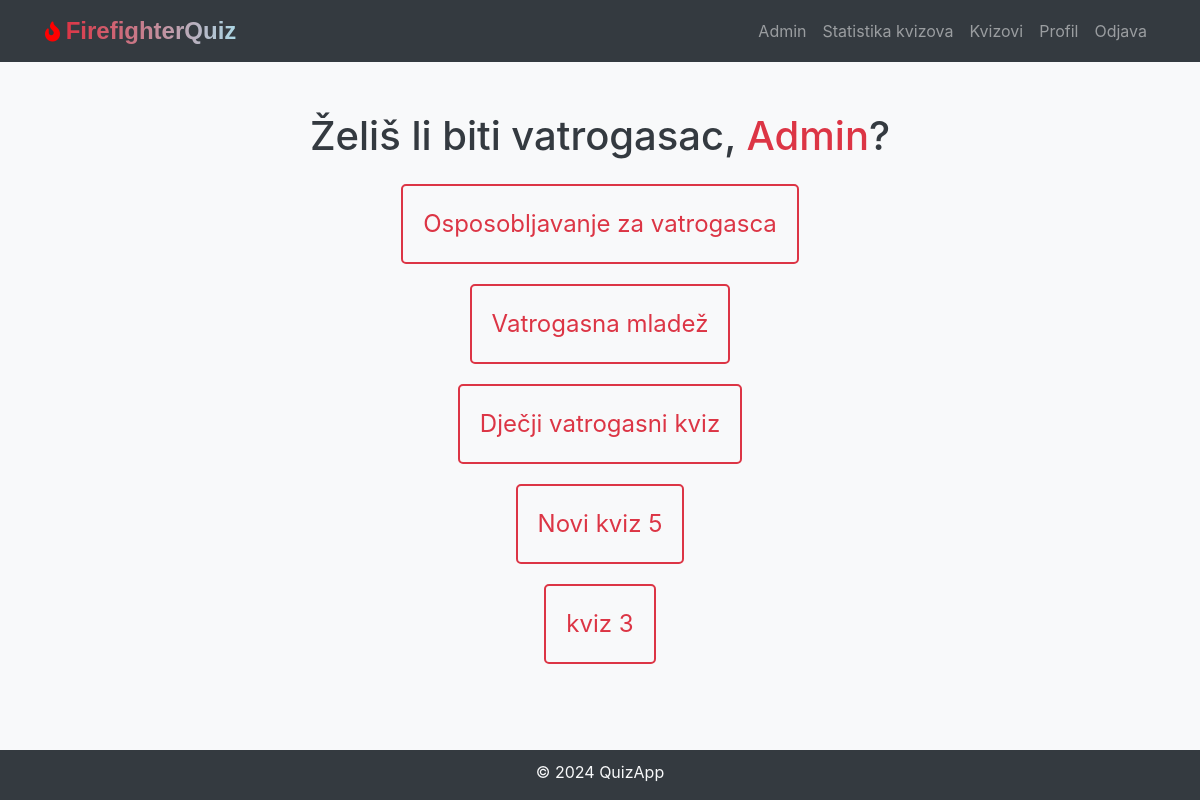
The page /welcome (signed in) on the database as committed earlier.
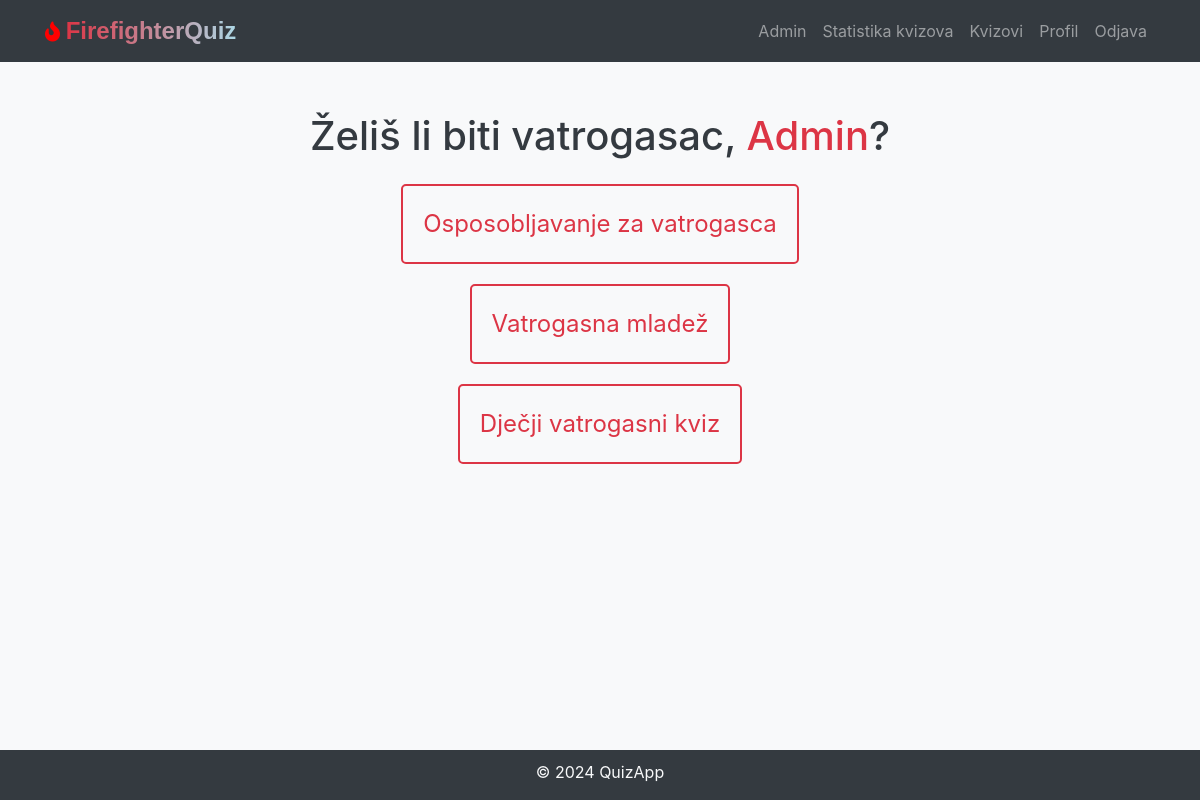
The same page on the database as committed later.
### models.py (models this page shows, shortened)
class User(db.Model, UserMixin):
    id = db.Column(db.Integer, primary_key=True)
    username = db.Column(db.String(20), unique=True, nullable=False)
    first_name = db.Column(db.String(50), nullable=False)
    last_name = db.Column(db.String(50), nullable=False)
    email = db.Column(db.String(120), unique=True, nullable=False)
    password_hash = db.Column(db.String(128), nullable=False)
    quiz_scores = db.relationship('QuizScore', backref='user', lazy=True)
    is_admin = db.Column(db.Boolean, default=False, nullable=False)

class Quiz(db.Model):
    id = db.Column(db.Integer, primary_key=True)
    quiz_name = db.Column(db.String(255), nullable=False)
    questions = db.relationship('Question', backref='quiz', lazy=True, cascade='all, delete-orphan')
    quiz_scores = db.relationship('QuizScore', backref='quiz', lazy=True, cascade='all, delete-orphan')

### views.py (the view)
@views_app.route('/welcome')
@login_required
def welcome():
    quizzes = Quiz.query.all()
    return render_template('welcome.html', username=current_user.username, quizzes=quizzes)

### models.py (called while the page is built)
@login_manager.user_loader
def load_user(user_id):
    return User.query.get(int(user_id))

### templates/welcome.html (shortened to what this page needs)
<!DOCTYPE html>
<html lang="en">
<head>
    <link rel="stylesheet" href="https://maxcdn.bootstrapcdn.com/bootstrap/4.5.2/css/bootstrap.min.css">
    <link rel="stylesheet" href="{{ url_for('static', filename='css/styles-welcome.css') }}">
    <link rel="stylesheet" href="{{ url_for('static', filename='css/styles.css') }}">
    <link rel="stylesheet" href="https://cdnjs.cloudflare.com/ajax/libs/font-awesome/5.15.1/css/all.min.css"  />
</head>
<body>
{% include 'navbar.html' %}
<div class="container-welcome text-center">
    <h1 class="welcome-text text-dark">Želiš li biti vatrogasac, <span style="color: #dc3545;">{{ current_user.first_name|capitalize }}</span>?</h1>
    <div class="quiz-links mt-4 mx-auto">
        {% for quiz in quizzes %}
            <a href="{{ url_for('views.quiz', quiz_id=quiz.id) }}" class="quiz-block">
                <div class="quiz-link">{{ quiz.quiz_name }}</div>
            </a>
        {% endfor %}
    </div>
</div>
{% include 'footer.html' %}
</body>
</html>

### templates/navbar.html (shortened to what this page needs)
<nav class="navbar navbar-expand-lg navbar-dark bg-dark">
    <div class="container">
        <a class="navbar-brand" href="{{ url_for('views.root') }}">
            <i class="fas fa-fire fire-icon" style="color: red;"></i>
            <span class="app-logo">FirefighterQuiz</span>
        </a>
        <div class="collapse navbar-collapse" id="navbarNav">
            <ul class="navbar-nav ml-auto">
                {% if current_user.is_admin %}
                    <li class="nav-item">
                        <a class="nav-link" href="{{ url_for('admin.admin_dashboard') }}">Admin</a>
                    </li>
                    <li class="nav-item">
                        <a class="nav-link" href="{{ url_for('admin.quiz_statistics_all') }}">Statistika kvizova</a>
                    </li>
                {% endif %}
                {% if current_user.is_authenticated %}
                    <li class="nav-item">
                        <a class="nav-link" href="{{ url_for('views.welcome') }}">Kvizovi</a>
                    </li>
                    <li class="nav-item">
                        <a class="nav-link" href="{{ url_for('views.profile') }}">Profil</a>
                    </li>
                    <li class="nav-item">
                        <a class="nav-link" href="{{ url_for('views.logout') }}">Odjava</a>
                    </li>
                {% endif %}
            </ul>
        </div>
    </div>
</nav>

### templates/footer.html
<footer class="footer fixed-bottom bg-dark text-light">
    <div class="container d-flex align-items-center justify-content-center" style="padding-top: 10px;">
        <p>&copy; 2024 QuizApp</p>
    </div>
</footer>

### static/css/styles-welcome.css (style rules this page uses)
body { background-color: #f8f9fa; }
.container-welcome { text-align: center; margin-top: 50px; }
.welcome-text { margin-bottom: 20px; }
.quiz-links { display: flex; justify-content: center; flex-direction: column; align-items: center; }
.quiz-block { flex-basis: 100%; margin-bottom: 20px; padding: 20px; border: 2px solid #dc3545; border-radius: 5px; text-align: center; transition: background-color 0.3s; position: relative; color: #dc3545; }
.quiz-block, .quiz-block:link, .quiz-block:visited, .quiz-block:hover, .quiz-block:active { text-decoration: none; }
.quiz-link { text-decoration: none; font-size: 1.5rem; display: block; position: relative; z-index: 1; }
.quiz-link:before { content: ''; position: absolute; width: 100%; height: 100%; top: 0; left: 0; z-index: -1; }

### static/css/styles.css (style rules this page uses)
.app-logo { font-family: 'Arial', sans-serif; font-size: 24px; font-weight: bold; color: #dc3545; background: linear-gradient(to right, #dc3545, lightblue); -webkit-background-clip: text; color: transparent; }
body { padding-bottom: 70px; }

Rows that differ between the two databases and show on the page:
removed Quiz: quiz_name "Novi kviz 5"
removed Quiz: quiz_name "kviz 3"
